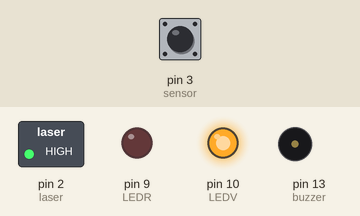
A sketch run on a simulated Arduino Uno, built with avr-gcc and run on an emulated ATmega328P. Shown: switched loads named in the sketch (green lamp = pin HIGH), output pins drawn as LEDs (lit = HIGH), buzzer (waves = sounding). Inputs (shaded band) come from the test bench; at power-on: pin 3 (sensor) LOW. What the sketch prints to the serial monitor is not drawn.

Above: at 1.2 s.
1.3 s: pin 3 (sensor) driven HIGH
At 2.6 s:
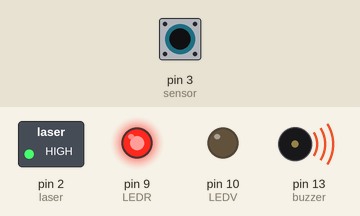
3.3 s: pin 3 (sensor) driven LOW
At 4.2 s:
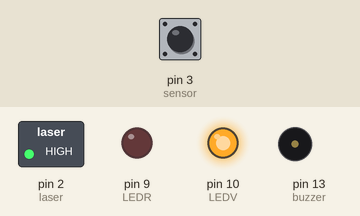
6.3 s: pin 3 (sensor) pulsed HIGH 2 times (0.12 s each, 0.3 s apart)
At 6.58 s:
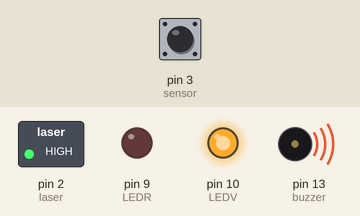
9.9 s: pin 3 (sensor) pulsed HIGH 5 times (0.12 s each, 0.3 s apart)
At 12.8 s:
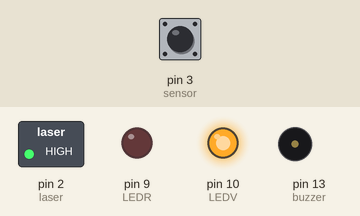
Timing chart, 0 to 13.9 s (numbered marks = the images above; inputs shaded):
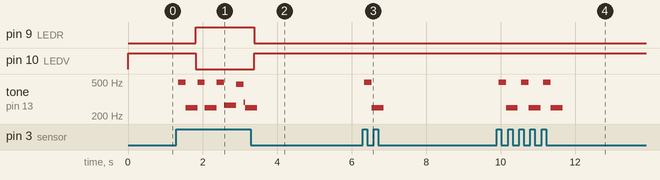

Measured:
- after the input at 1.3 s, pin 9 (LEDR): LOW → HIGH after 0.52 s; pin 10 (LEDV): HIGH → LOW after 0.52 s; tone on pin 13 (buzzer): plays 496 Hz for 0.20 s, 249 Hz for 0.32 s, 496 Hz for 0.20 s, 249 Hz for 0.32 s, 496 Hz for 0.20 s, 268 Hz for 0.32 s … (9 notes in this stretch), starting after 0.05 s
- after the input at 3.3 s, pin 9 (LEDR): HIGH → LOW after 0.09 s; pin 10 (LEDV): LOW → HIGH after 0.09 s
- after the input at 6.3 s, tone on pin 13 (buzzer): silent → 496 Hz after 0.05 s, → 249 Hz 0.20 s later, → silent 0.32 s later
- after the input at 9.9 s, tone on pin 13 (buzzer): silent → 496 Hz after 0.05 s, then repeats every 0.60 s: 249 Hz 0.32 s, silent 0.08 s, 496 Hz 0.20 s, until it stays silent from 11.7 s

The sketch:

Sistem_laser_de_securitate.ino
```cpp
#define laser 2
#define sensor 3
#define LEDV 10
#define LEDR 9

int buzzer = 13 ;

void setup ()
{
  Serial.begin(9600);
  pinMode(LEDV,OUTPUT);
  pinMode(LEDR,OUTPUT);
  pinMode(laser,OUTPUT);
  pinMode(sensor,INPUT);
  pinMode(buzzer,OUTPUT);

  digitalWrite(laser,HIGH);
}

void loop()
{
  bool value=digitalRead(sensor);
  Serial.write(digitalRead(sensor));

 unsigned char i, j ;
if (value == 1)
{
for (i = 0; i <100; i++) // When a frequency sound
{
digitalWrite (buzzer, HIGH) ; //send tone
delay (1) ;
digitalWrite (buzzer, LOW) ; //no tone
delay (1) ;
}


for (i = 0; i <80; i++)
{
digitalWrite (buzzer, HIGH) ;
delay (2) ;
digitalWrite (buzzer, LOW) ;
delay (2) ;
}
digitalWrite (LEDV, LOW) ;
digitalWrite (LEDR, HIGH);
}
else
{
  digitalWrite (LEDV, HIGH) ;
  digitalWrite (LEDR, LOW);
}
}
```
